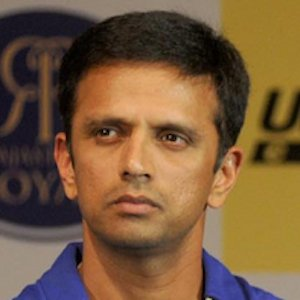
#> input picture server/test_images/1.jpg, 300 x 300 px, found by its file name
$ jupyter execute --allow-errors image_classifier.ipynb   (shell and % lines are left out)
#> lines starting #> are read from the running program, lines starting #| are printed output that depends on the picture; after the words box and inside, x2 and y2 are one past the last pixel; in counts of white or black regions, pixels touching at a corner belong together
[cell 1]
import numpy as np
import cv2
import matplotlib
from matplotlib import pyplot as plt

[cell 2]
img = cv2.imread('./img/Dravid/1.jpg')
#> img is the input picture: shape (300, 300, 3); mean B, G, R 60.5, 90.5, 120.2

[cell 3]
#Converts image to gray scale to help in Identification
gray = cv2.cvtColor(img, cv2.COLOR_BGR2GRAY)
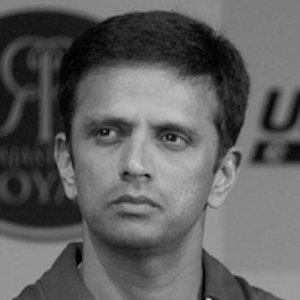
#> gray: shape (300, 300); min 0, max 199, mean 96
gray.shape
plt.imshow(gray, cmap = "gray")

[cell 4]
#Initialized harrcascade and applies them to face and eye
face_cascade = cv2.CascadeClassifier('./opencv/haarcascades/haarcascade_frontalface_default.xml')
eye_cascade = cv2.CascadeClassifier('E:\Python\Image Classification\A\model\opencv\haarcascades\haarcascade_eye.xml')
faces = face_cascade.detectMultiScale(gray, 1.3, 5) #These are the minsize and maxsize of the image
#> faces = [[49, 66, 182, 182]]

print("Faces",faces)
#| Faces [[ 49  66 182 182]]

[cell 5]
# Applies harrcascade to an active image, identifying eyes and face roi
cv2.destroyAllWindows()
other_image = cv2.imread('./img/Dravid/1.jpg')
for (x, y, w, h) in faces:

    face_img = cv2.rectangle(other_image, (x, y), (x+w, y+h), (255, 0, 0), 4)
    roi_gray = gray[y:y+h, x:x+w] #Here we specifically cascade for eyes in the face region it will provide more accuracy
    roi_color = face_img[y:y+h, x:x+w]

    eyes = eye_cascade.detectMultiScale(roi_gray)
    for(ex, ey, ew, eh) in eyes:
        cv2.rectangle(roi_color, (ex, ey), (ex + ew, ey + eh), (0, 255, 0), 2)
#> this loop made 1 pass
#> (x, y, w, h, eyes) on pass 1: (49, 66, 182, 182, [[36, 43, 46, 46], [99, 49, 44, 44]])
#> pass 1, `roi_gray = gray[y:y+h, x:x+w]`:
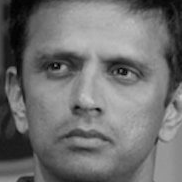
#> roi_gray: shape (182, 182); min 1, max 199, mean 112.3
#> after the loop:
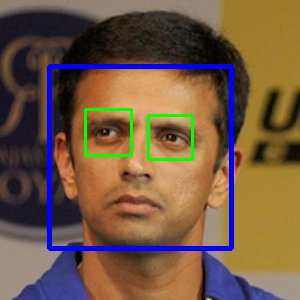
#> other_image: shape (300, 300, 3); 5.22% of pixels changed, all inside (x1, y1, x2, y2) = (47, 64, 234, 251)
#> after the loop:
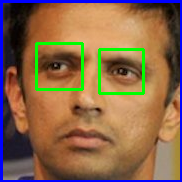
#> roi_color: shape (182, 182, 3); mean B, G, R 75.1, 103.4, 136.9

plt.figure()
plt.imshow(face_img, cmap = "gray")
plt.show()

[cell 6]
plt.imshow(roi_color)

[cell 7]
def get_cropped_image(image_path):
    img = cv2.imread(image_path)
    gray = cv2.cvtColor(img, cv2.COLOR_BGR2GRAY)
    faces = face_cascade.detectMultiScale(gray, 1.3, 5)
    for (x, y, w, h) in faces:
#         cv2.rectangle(img, (x, y), (x+w, y+h), (0, 255, 0), 5)


        roi_gray = gray[y:y+h, x:x+h]
        roi_color = img[y:y+h, x:x+h]
        eyes = eye_cascade.detectMultiScale(roi_gray)

#         for (ex, ey, eh, ew) in eyes:

#             cv2.rectangle(roi_color, (ex, ey), (ex+ew, ey+eh), 3)


        if len(eyes) >= 2:
            return roi_color

[cell 8]
new_img = cv2.imread('E:\Python\Image Classification\A\model\img\jerry_seinfeld\httpimagescontactmusiccomnewsimagesjerryseinfeldjpg.jpg')
#> (the rest of this cell did not finish here and is left out)

#> (a cell that did not finish here is left out)

[cell 10]
path_to_data = './img/'
path_to_cr_data = './img/cropped/'

[cell 11]
import os
img_dirs = [] #Stores the path of folders present in img directory
for entry in os.scandir(path_to_data):
    if entry.is_dir():
        img_dirs.append(entry.path)

[cell 12]
img_dirs

[cell 13]
import shutil
if os.path.exists(path_to_cr_data):
    shutil.rmtree(path_to_cr_data)
os.mkdir(path_to_cr_data)

[cell 14]
cropped_image_dirs = []
celebrity_file_names_dict = {}
for img_dir in img_dirs: #For Each Folder in the Image Folder
    count = 1
    if img_dir == './img/cropped':
        continue
    celebrity_name = img_dir.split('/')[-1] #Get the name of the celebrity
    print(celebrity_name)

    celebrity_file_names_dict[celebrity_name] = []
    for entry in os.scandir(img_dir):

        roi_image = get_cropped_image(entry.path)
#> call 2 of get_cropped_image, with image_path = './img/Dravid/31.jpg'
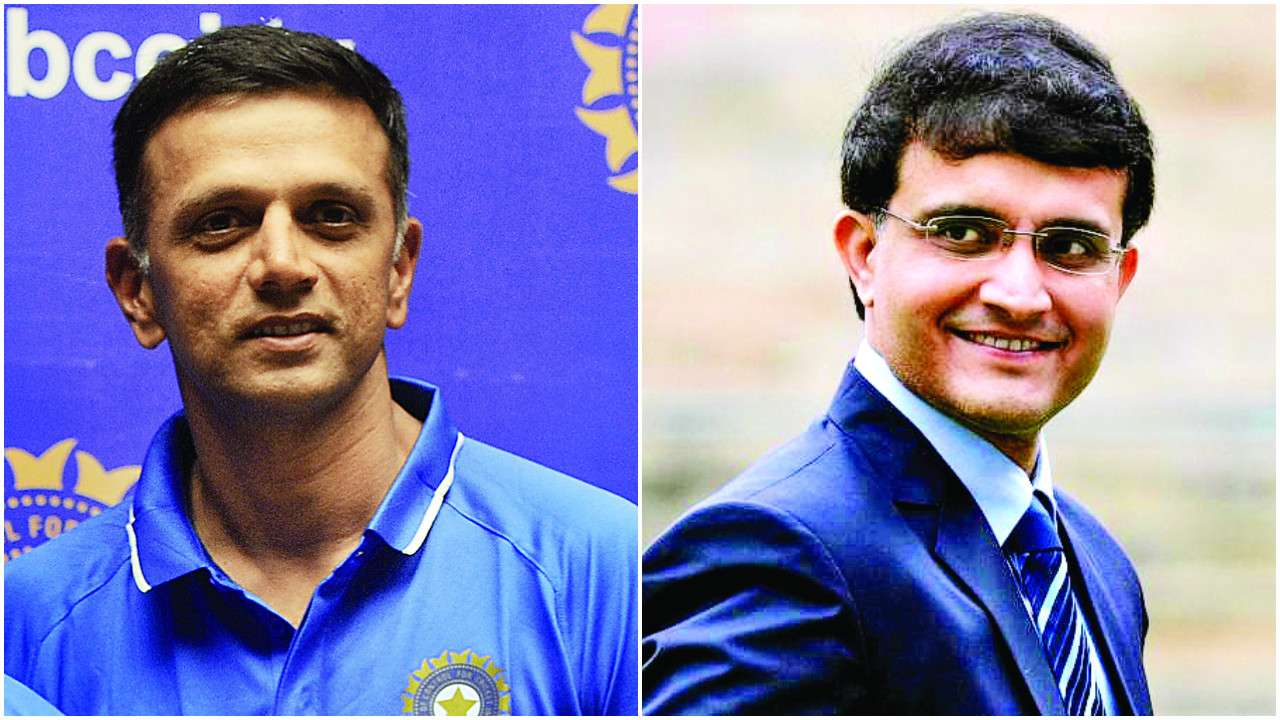
#> input picture img/Dravid/31.jpg, 1280 x 720 px
#> in get_cropped_image, img is the input picture: shape (720, 1280, 3); mean B, G, R 175.9, 130.7, 133.3
#> in get_cropped_image (call 2), `gray = cv2.cvtColor(img, cv2.COLOR_BGR2GRAY)`:
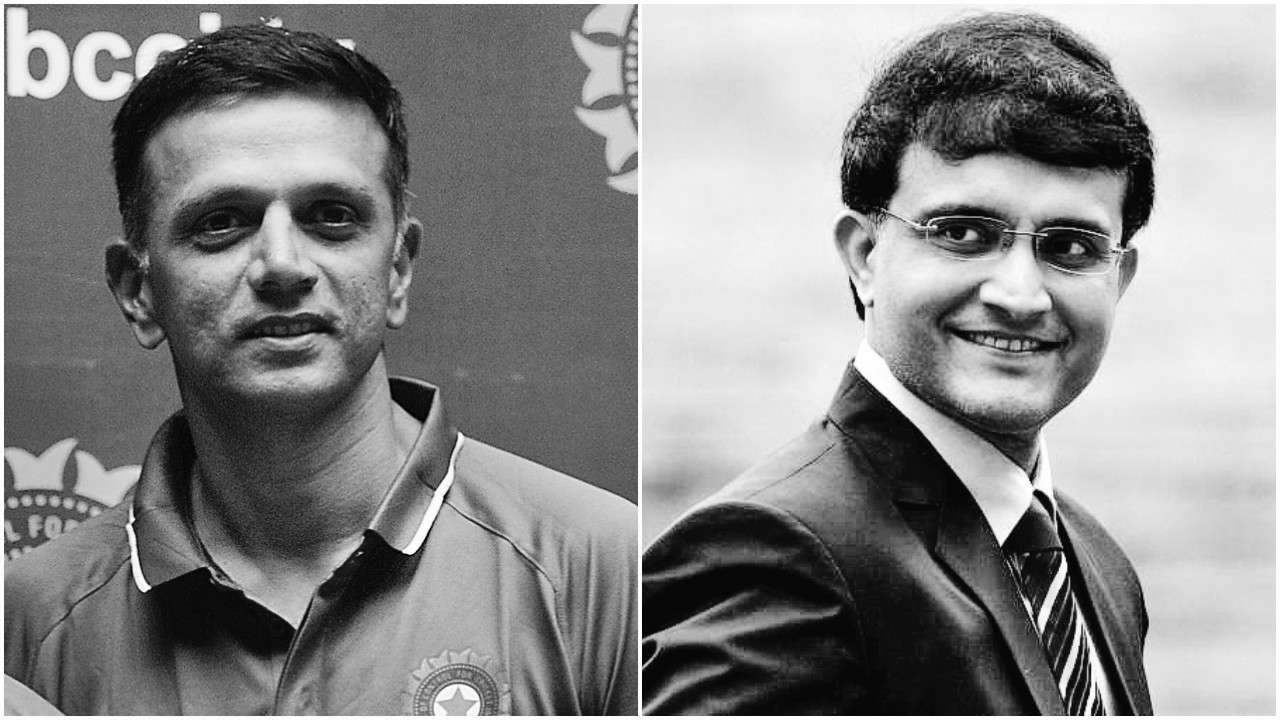
#> gray: shape (720, 1280); min 0, max 255, mean 136.6
#> in get_cropped_image (call 2), `faces = face_cascade.detectMultiScale(gray, 1.3, 5)`: faces = [[116, 90, 328, 328], [859, 118, 315, 315]]
#> the loop in get_cropped_image, `for (x, y, w, h) in faces:` made 2 passes
#> (x, y, w, h, eyes) on pass 1: (116, 90, 328, 328, [[171, 82, 87, 87]])
#> pass 1, in get_cropped_image (call 2), `roi_gray = gray[y:y+h, x:x+h]`:
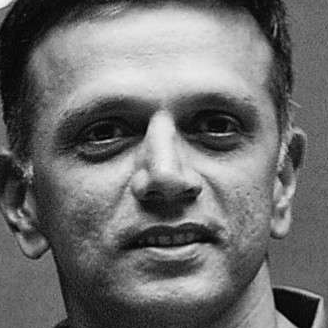
#> roi_gray: shape (328, 328); min 1, max 243, mean 109.7
#> pass 1, in get_cropped_image (call 2), `roi_color = img[y:y+h, x:x+h]`:
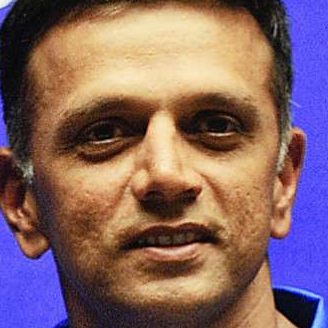
#> roi_color: shape (328, 328, 3); mean B, G, R 101.8, 100.5, 131
#> pass 2, in get_cropped_image (call 2), `roi_gray = gray[y:y+h, x:x+h]`:
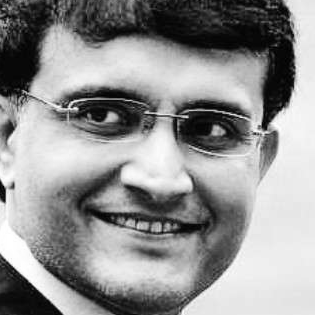
#> roi_gray: shape (315, 315); min 0, max 255, mean 145.4
#> pass 2, in get_cropped_image (call 2), `roi_color = img[y:y+h, x:x+h]`:
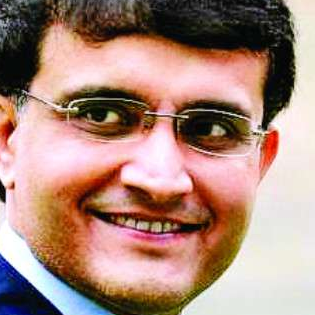
#> roi_color: shape (315, 315, 3); mean B, G, R 124.6, 136.6, 170.5
        if roi_image is not None:
            cropped_folder = path_to_cr_data + celebrity_name

            if not os.path.exists(cropped_folder):
                os.makedirs(cropped_folder)
                cropped_image_dirs.append(cropped_folder)
                print("Generating Cropped Folders - ", cropped_folder)

            cropped_file_name = celebrity_name + str(count) + '.png'
            cropped_file_path = cropped_folder + '/' + cropped_file_name

            cv2.imwrite(cropped_file_path, roi_image)
            celebrity_file_names_dict[celebrity_name].append(cropped_file_path)
            count = count + 1

[cell 15]
import numpy as np
import pywt


def w2d(img, mode = "haar", level = 1):
    imArray = img
    #DataType COnversions
    #Convert to Grayscale
    imArray = cv2.cvtColor(imArray, cv2.COLOR_BGR2GRAY)
    #convert to float
    imArray = np.float32(imArray)
    imArray /=255;
    #compute coefficients
    coeffs = pywt.wavedec2(imArray, mode, level = level)

    #Process Coefficients
    coeffs_H = list(coeffs)
    coeffs_H[0] *= 0;

    #Reconstruction
    imArray_H = pywt.waverec2(coeffs_H, mode);
    imArray_H *= 255
    imArray_H = np.uint8(imArray_H)
    return imArray_H

#> (a cell that did not finish here is left out)

[cell 17]
cropped_image_dirs

[cell 18]
celebrity_file_names_dict = {}
for img_dir in cropped_image_dirs:
    celebrity_name = img_dir.split('/')[-1]
    file_list = []
    print(celebrity_name)
    for entry in os.scandir(img_dir):
        file_list.append(entry.path)
    celebrity_file_names_dict[celebrity_name] = file_list
celebrity_file_names_dict

[cell 19]
class_dict = {}
count = 0
for celebrity_name in celebrity_file_names_dict.keys():

    class_dict[celebrity_name] = count
    count += 1
#> this loop made 0 passes
#> after the loop, class_dict = 0 items; count = 0


class_dict
